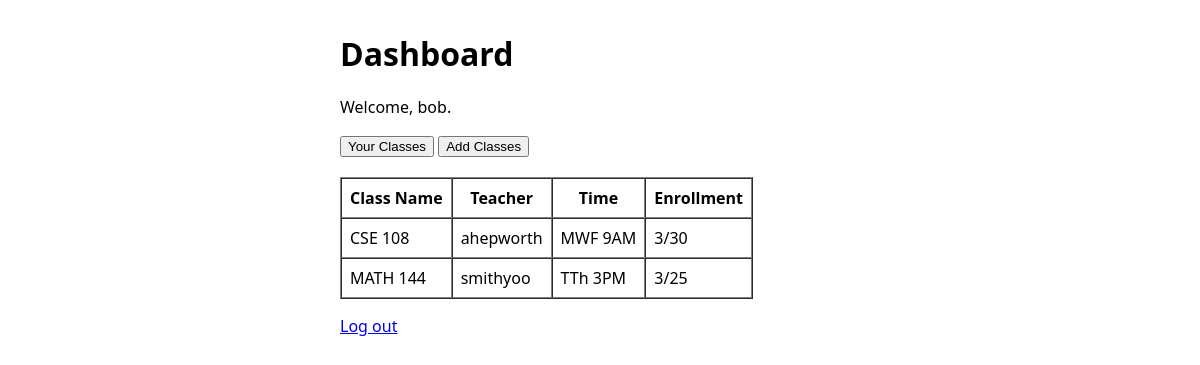
The page /index (signed in) on the database its author committed.
### data_structures.py (models this page shows, shortened)
class User(db.Model, UserMixin):
    id = db.Column(db.Integer, primary_key = True)
    username = db.Column(db.String, unique = True, nullable = False)
    password = db.Column(db.String, nullable = False)
    is_admin = db.Column(db.Boolean, default=False, nullable=False)

class Class(db.Model):
    class_id = db.Column(db.Integer, primary_key = True)
    class_name = db.Column(db.String(70), nullable = False)
    class_time = db.Column(db.String(50), nullable = False)
    class_capacity = db.Column(db.Integer, nullable = False)
    teacher_id = db.Column(db.Integer, db.ForeignKey('teacher.teacher_id'))
    teacher = db.relationship('Teacher', backref='classes')
    enrollments = db.relationship("Enrollment", backref="class")

### app.py (the view, shortened to what this page needs)
    @app.route("/index")
    @login_required
    def index():
        if getattr(current_user, "is_admin", False):
            return redirect(url_for("admin.index"))
        student = Student.query.filter_by(user_id=current_user.id).first()
        teacher = Teacher.query.filter_by(user_id=current_user.id).first()
        if student:
            classes = (
                db.session.query(Class)
                .join(Enrollment, Enrollment.class_id == Class.class_id)
                .filter(Enrollment.student_id == student.student_id)
                .all()
            )
            allClasses = db.session.query(Class).all()
            return render_template(
                "index.html",
                mode="student",
                classes=classes,
                allClasses=allClasses,
            )
        flash("Your account is not linked to a student or teacher record.", "error")
        return redirect(url_for("auth.logout"))

### data_structures.py (called while the page is built)
@login_manager.user_loader
def load_user(user_id):
    return User.query.get(int(user_id))

### templates/index.html (shortened to what this page needs)
{% extends "base.html" %}
{% block body %}
  {% if mode == 'teacher' %}
    <h1>Teacher Dashboard</h1>
    <p>Welcome, {{ current_user.username }}.</p>
    {% for c in teacher_classes %}
      <h2>{{ c.class_name }} ({{ c.class_time }})</h2>
      <p>Enrollment: {{ c.enrollments|length }}/{{ c.class_capacity }}</p>
      <table border="1" cellspacing="0" cellpadding="8">
        <thead>
          <tr>
            <th>Student</th>
            <th>Grade</th>
            <th>Edit</th>
          </tr>
        </thead>
        <tbody>
          {% for e in c.enrollments %}
          <tr>
            <td>{{ e.student.user.username }}</td>
            <td id="grade-{{ e.enrollment_id }}">{{ e.grade or "N/A" }}</td>
            <td>
              <button onclick="updateGrade('{{ e.enrollment_id}}')">
                Edit Grade
              </button>
            </td>
          </tr>
          {% endfor %}
        </tbody>
      </table>
    {% endfor %}
    <p><a href="{{ url_for('auth.logout') }}">Log out</a></p>
  {% else %}
    <h1>Dashboard</h1>
    <p>Welcome, {{ current_user.username }}.</p>
    <div style="margin-bottom: 20px;">
      <button onclick="showTab('current')">Your Classes</button>
      <button onclick="showTab('add')">Add Classes</button>
    </div>
    <div id="current-classes">
      <table border="1" cellspacing="0" cellpadding="8">
          <thead>
              <tr>
                  <th>Class Name</th>
                  <th>Teacher</th>
                  <th>Time</th>
                  <th>Enrollment</th>
              </tr>
          </thead>
          <tbody>
              {% for c in classes %}
              <tr>
                  <td>{{ c.class_name }}</td>
                  <td>{{ c.teacher.user.username }}</td>
                  <td>{{ c.class_time }}</td>
                  <td>
                      {{ c.enrollments|length }}/{{ c.class_capacity }}
                  </td>
              </tr>
              {% endfor %}
          </tbody>
      </table>
    </div>
    <p><a href="{{ url_for('auth.logout') }}">Log out</a></p>
  {% endif %}
{% endblock %}

### templates/base.html (style rules this page uses)
body { font-family: system-ui, Arial, sans-serif; margin: 2rem; }

### rows shown on the page
User: username "bob"
Class: class_name "CSE 108", teacher.user.username "ahepworth", class_time "MWF 9AM", enrollments|length "3", class_capacity "30"
Class: class_name "MATH 144", teacher.user.username "smithyoo", class_time "TTh 3PM", enrollments|length "3", class_capacity "25"
